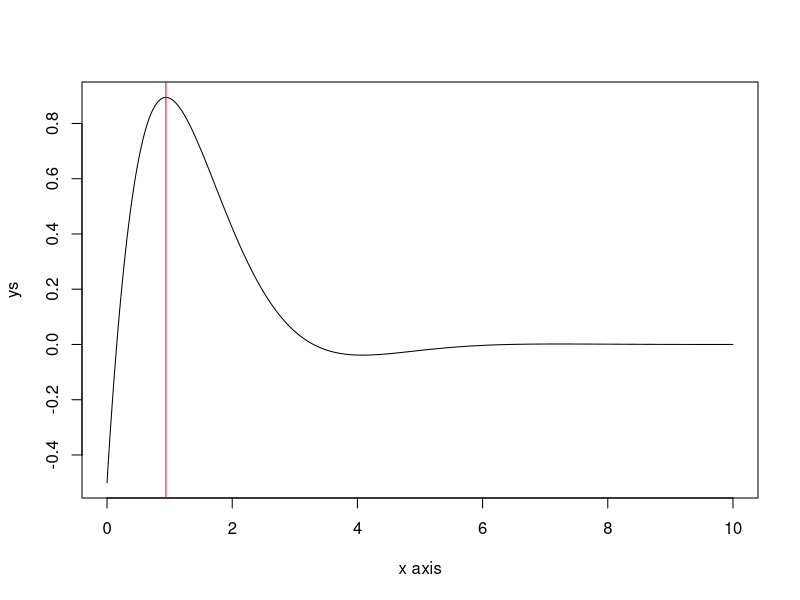
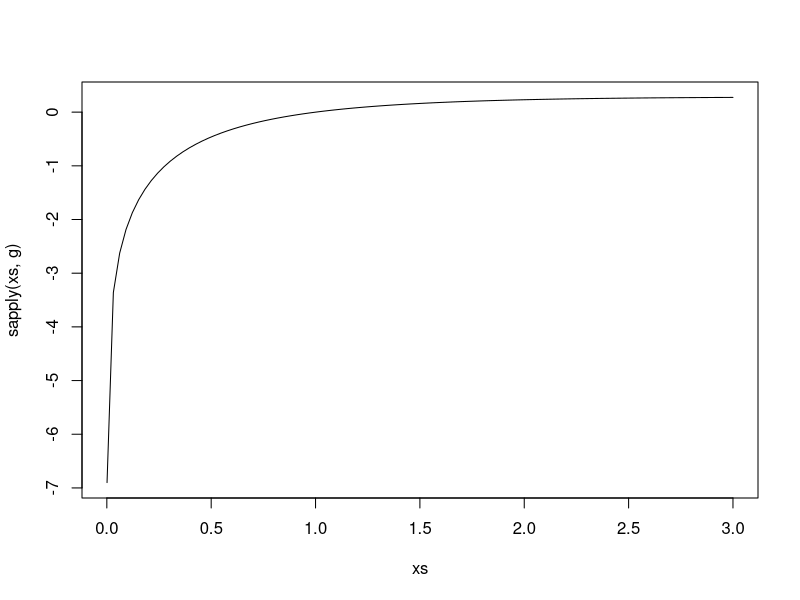
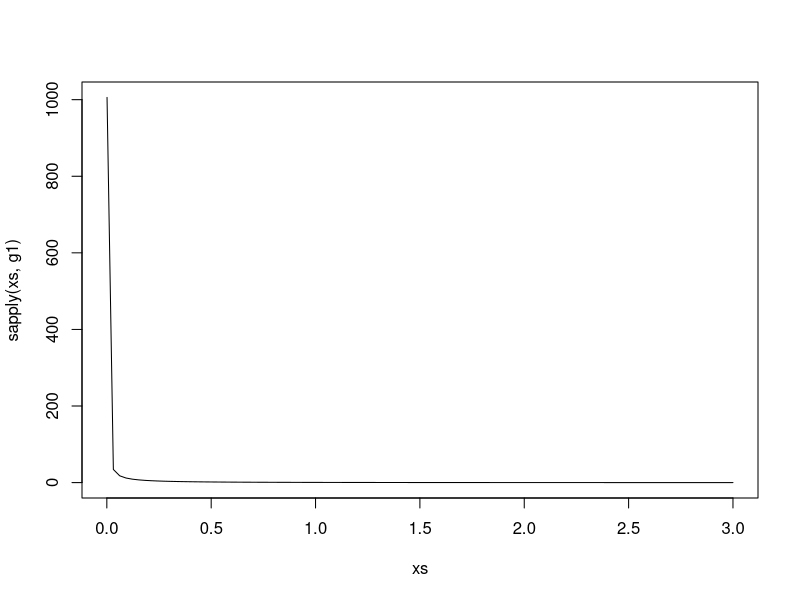
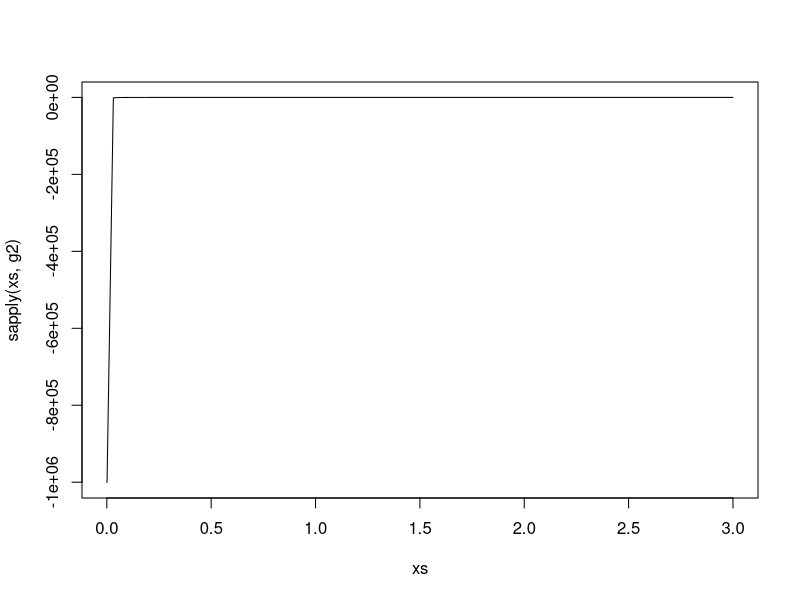
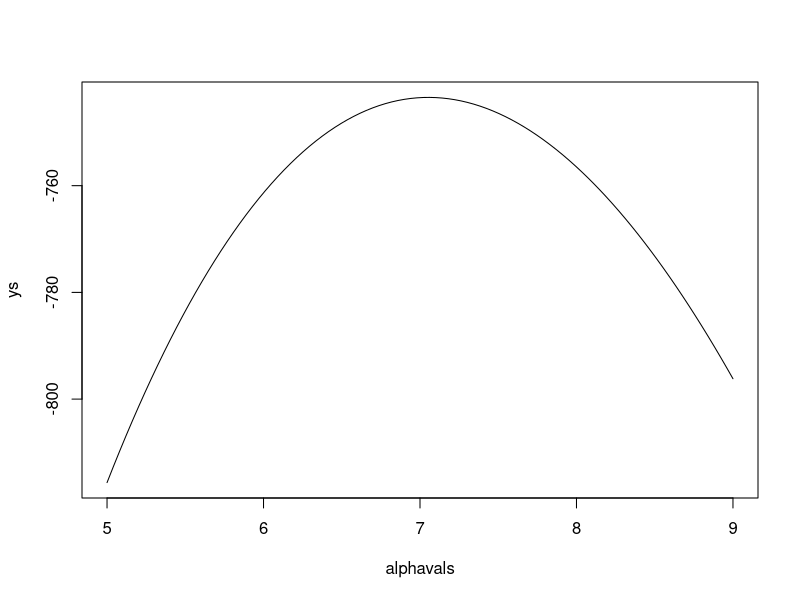

The R source for these figures, in order:
##############################
## example of use of optim
## 1D optimization
##############################

## plot g(x)
g = function(x)
  {
    val = exp(-x)*(3.2*sin(x) - 0.5*cos(x))

    return(val)
  }

##xs = seq(0.0001, 10, length=100)
xs = seq(0, 10, length=1000)
ys = sapply(xs, g)
plot(xs, ys, type="l",xlab="x axis")
#abline(v=1)

## but note that optim by default MINIMIZES the function provided
## so best to write negative version of above function

gNegative = function(x)
  {
    val = exp(-x)*(3.2*sin(x) - 0.5*cos(x))

    return(-1*val)
  }

## can now use optim
## used initial value 2
optimval = optim(c(2), gNegative, control=list(trace=TRUE)) # supply initial value = 2 and the function gNegative
abline(v=optimval$par, col="red")
## Result (print out) is below

## > optim(c(2), gNegative)
## $par
## [1] 0.9404297

## $value
## [1] -0.8942613

## $counts
## function gradient 
##       32       NA 

## $convergence
## [1] 0

## $message
## NULL

## e.g. N-R for g(x) = log(x)/(1+x)
g = function(x)
  return(log(x)/(1+x))

g1 = function(x)
  return(-log(x)/((1+x)^2) + 1/(x*(1+x)) )

g2 = function(x)
  return(log(x)/(2*(1+x)^3) - 2/(x*(x+1)^2) - 1/(x*x*(1+x)) )

xs = seq(0.001,3, length=100)
plot(xs, sapply(xs, g), type="l")
plot(xs, sapply(xs, g1), type="l")
plot(xs, sapply(xs, g2), type="l")

### If you want to save the result of the function, which is what you typically want
## do the following
optimRes <- optim(c(2), gNegative)
## optimRes$par provides the parameter value that maximizes the function. If the function were a log-likelihood
## , this would provide the MLE
optimRes$par

##############################
## example: Gamma pdf 1D
##############################
mydat <- scan("mygamma.dat") # true alpha, beta = 7,4
mydatLen <- length(mydat)
loglikeGamma1D <- function(param, xvec=mydat, n = mydatLen)
  {
    ## beta is assumed to be known to be 4
    ## alpha = param
    logval <- -n*log(gamma(param[1])) - n*param[1]*log(4) + (param-1)*sum(log(xvec)) - sum(xvec)/4
    return(logval)
  }

alphavals <- seq(5,9,length=100)
ys <- sapply(alphavals, loglikeGamma1D)
plot(alphavals, ys, type="l")

optim(c(1), loglikeGamma1D, control=list(fnscale=-1))
alphaMOM <- mean(mydat)/4 # when beta = 4
optim(c(1), loglikeGamma1D, control=list(fnscale=-1))

##############################
## example: Gamma pdf 2D
##############################
mydat <- scan("mygamma.dat") # true alpha, beta = 7,4
loglikeGamma <- function(param, xvec=mydat, n = mydatLen)
  {
    ## alpha = param[1], beta = param[2]
    logval <- -n*log(gamma(param[1])) - n*param[1]*log(param[2]) + (param[1]-1)*sum(log(xvec)) - sum(xvec)/param[2]
    return(logval)
  }

optim(c(7,4), loglikeGamma, control=list(fnscale=-1))
betaMOM <- var(mydat)/mean(mydat) 
alphaMOM <- mean(mydat)/betaMOM
optim(c(alphaMOM, betaMOM), loglikeGamma, control=list(fnscale=-1))

